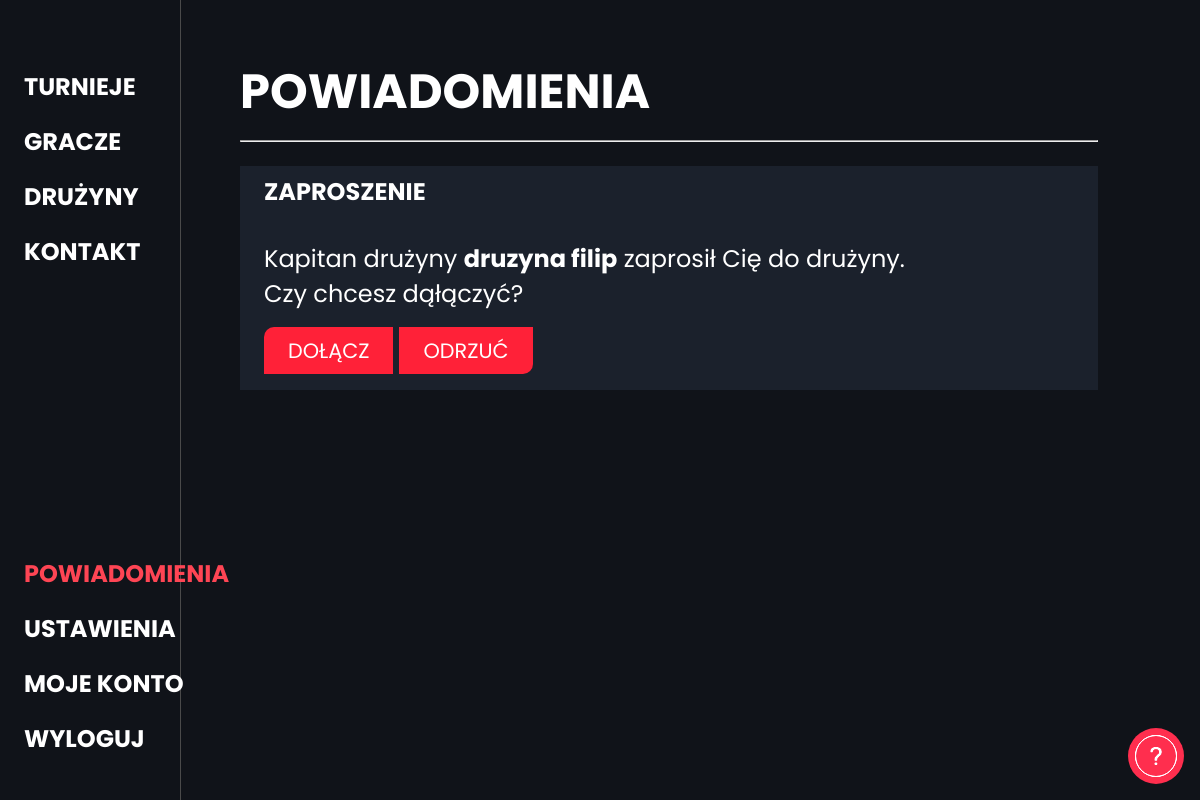
The app's page /powiadomienia (signed in), older data.
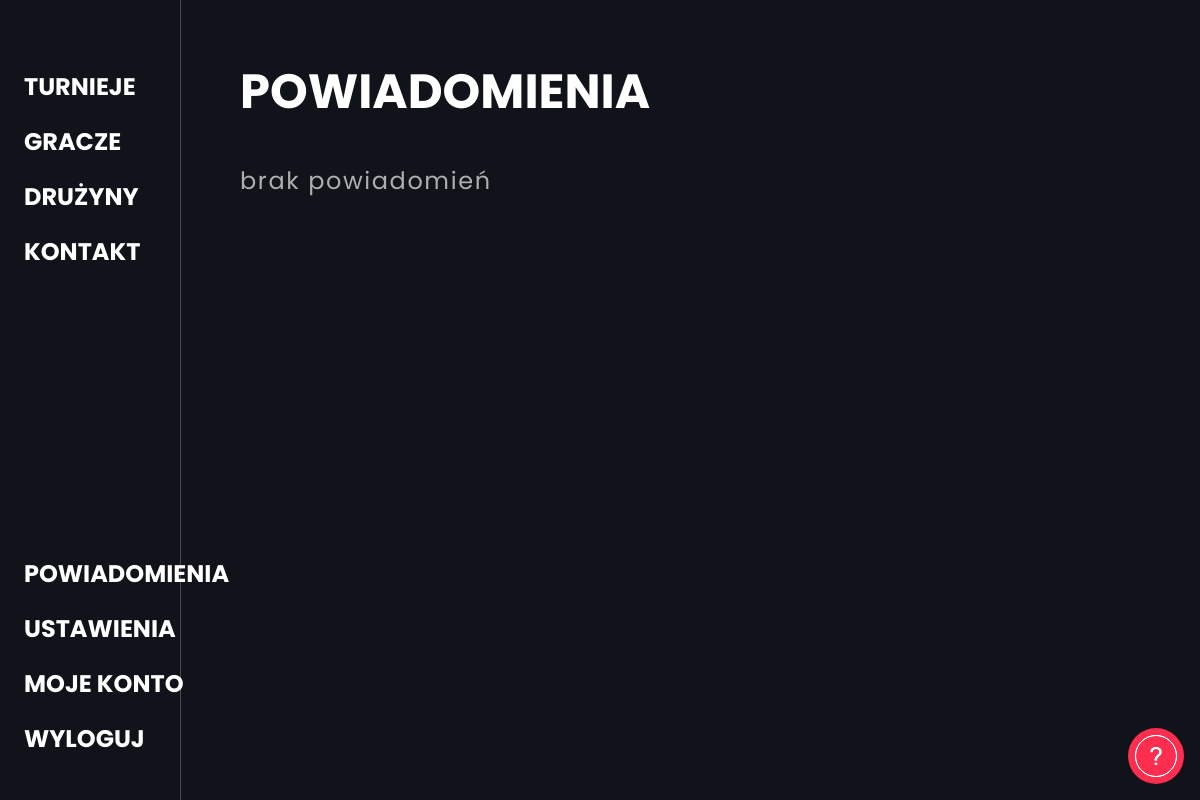
The same page, newer data.
### backend/models.py (models this page shows)
class Powiadomienia(models.Model):
    user = models.ForeignKey(CustomUser, on_delete=models.CASCADE)
    tresc = models.TextField()
    druzyna = models.CharField(max_length=100, null=True, blank=True)
    volunteer = models.CharField(max_length=100, null=True, blank=True)
    data = models.DateTimeField(auto_now_add=True)

### backend/views.py (the view, shortened to what this page needs)
# urls.py: path('powiadomienia', powiadomienia, name='powiadomienia'),
def powiadomienia(request):
    user = request.user
    if user.is_authenticated:
        powiadomienia = Powiadomienia.objects.filter(user=user)
        return render(request, 'frontend/powiadomienia.html', {'powiadomienia': powiadomienia})
    else:
        return redirect('/')

### backend/models.py (called while the page is built)
    def __str__(self):
        return self.username

### frontend/templatetags/post_tags.py (called while the page is built)
@register.simple_tag(takes_context=True)
def notification(context):
    user = context['user']
    if user.is_authenticated:
        powiadomienia = Powiadomienia.objects.filter(user=user)
        return powiadomienia.count()
    else:
        return "0"

@register.simple_tag(takes_context=True)
def notification_class(context):
    user = context['user']
    if user.is_authenticated:
        powiadomienia = Powiadomienia.objects.filter(user=user)
        if powiadomienia.count() > 0:
            return "redcolor"
        else:
            return ""
    else:
        return ""

### frontend/templates/frontend/powiadomienia.html (shortened to what this page needs)
{% extends 'frontend/base.html' %}
{% block content %}
    <div id="container" class="player-detail-container contactcontainer">
        <div id="contactinner-wrapper" class="powiadomienieinner_wrapper">
            <h1 class="powheader">Powiadomienia</h1>
            {% if powiadomienia.all %}
            {% for powiadomienie in powiadomienia %}
            <hr>
                {% if powiadomienie.tresc == "Zaproszenie" %}
                <div class="powiadomienie_card">
                <h4>Zaproszenie</h4>
                    Kapitan drużyny&nbsp;<a class="inline" href="{% url 'team_site' teamname=powiadomienie.druzyna %}"><b>{{powiadomienie.druzyna}}</b></a>&nbsp;zaprosił Cię do drużyny.<br>Czy chcesz dąłączyć?<br>
                    <div class="response">
                        <form class="powiadomienie_form" method="post">
                            <button class="defaultbutton">Dołącz</button>
                        </form>
                        <form class="powiadomienie_form" method="post">
                            <button class="defaultbutton">Odrzuć</button>
                        </form>
                    </div>
                </div>
                {% endif %}
                <br>
            {% endfor %}
            {% else %}
            <br>
            <div class="grayed">brak powiadomień</div>
            {% endif %}
        </div>
    </div>
{% endblock %}

Row changes from the older to the newer data that the page shows:
removed Powiadomienia: druzyna "druzyna filip"
Text that changed along with them:
text now shown: "brak powiadomień"
